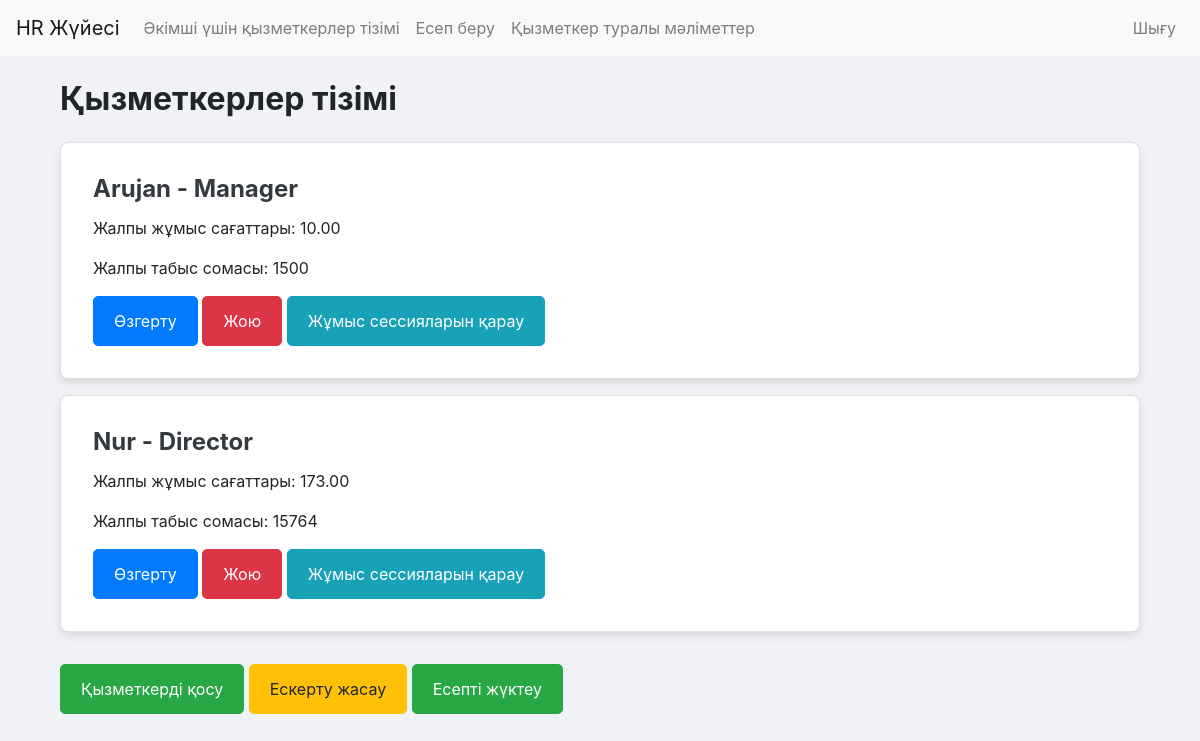
The page /hr_system/employees/ (signed in) on the database its author committed.
### hr_system/models.py (models this page shows, shortened)
class EmployeeProfile(models.Model):
    user = models.OneToOneField(User, on_delete=models.CASCADE)
    position = models.CharField(max_length=100)
    total_hours_worked = models.FloatField(default=0)
    total_earnings = models.FloatField(default=0)
    hourly_rate = models.FloatField(default=0)

### hr_system/views.py (the view)
# urls.py: path('employees/', views.employee_list, name='employee_list'),
@login_required
def employee_list(request):
    employees = EmployeeProfile.objects.all()
    if request.user.is_superuser:
        return render(request, 'hr_system/admin_employee_list.html', {'employees': employees})
    else:
        return render(request, 'hr_system/employee_list.html', {'employees': employees})

### hr_system/templates/hr_system/admin_employee_list.html
{% extends "base_generic.html" %}
{% block content %}
<div class="container">
    <h2 class="my-4">Қызметкерлер тізімі</h2>
    {% for employee in employees %}
        <div class="card mb-3">
            <div class="card-body">
                <h5 class="card-title">{{ employee.user.username }} - {{ employee.position }}</h5>
                <p class="card-text">Жалпы жұмыс сағаттары: {{ employee.total_hours_worked|floatformat:2 }}</p>
                <p class="card-text">Жалпы табыс сомасы: {{ employee.total_earnings|floatformat:0 }}</p>
                <a href="{% url 'admin_profile_edit' employee.user.id %}" class="btn btn-primary">Өзгерту</a>
                <a href="{% url 'delete_employee' employee.user.id %}" class="btn btn-danger">Жою</a>
                <a href="{% url 'view_work_sessions' employee.user.id %}" class="btn btn-info">Жұмыс сессияларын қарау</a>
            </div>
        </div>
    {% endfor %}
    <a href="{% url 'add_employee' %}" class="btn btn-success mt-3">Қызметкерді қосу</a>
    <a href="{% url 'create_notification' %}" class="btn btn-warning mt-3">Ескерту жасау</a>
    <a href="{% url 'generate_report' %}" class="btn btn-success mt-3">Есепті жүктеу</a>
</div>
{% endblock %}

### static/hr_system/css/styles.css (style rules this page uses)
body { background-color: #f0f2f5; }
h2 { font-weight: bold; }
.btn-primary { background-color: #007bff; border-color: #007bff; }
.card { box-shadow: 0 4px 8px rgba(0, 0, 0, 0.1); border-radius: 8px; }
.card-title { color: #343a40; font-size: 1.5rem; font-weight: bold; }
.card-body { padding: 2rem; }
.btn { font-size: 1rem; padding: 0.75rem 1.25rem; border-radius: 5px; }

### rows shown on the page
EmployeeProfile: user.username "Arujan", position "Manager", total_hours_worked "10.00", total_earnings "1500"
EmployeeProfile: user.username "Nur", position "Director", total_hours_worked "173.00", total_earnings "15764"
